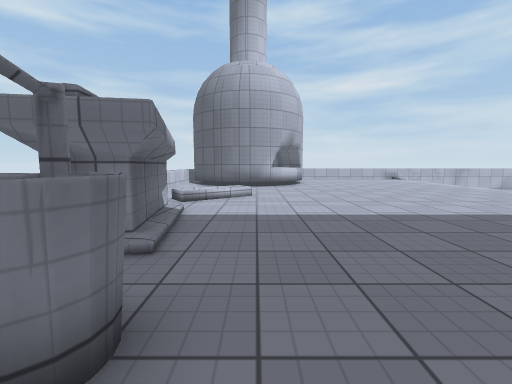
view 1 (above)

20 first-person views from a walk through a 3-D level made in the Unity game engine. The camera is 1.2 m above the floor, tilts 6° down and sees 90° across. The floor is counted in squares, 1 m on a side. Each view is taken from the middle of a square. On the plan, view 1 faces up. The plan holds only what a view shows up to about 12 squares ahead; the rest is blank. The place goes on beyond the plan. The player character is not drawn. Surface patterns are stand-ins for the level's own textures.

view 2
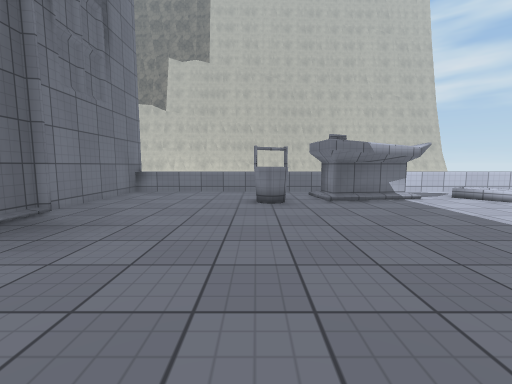

view 3
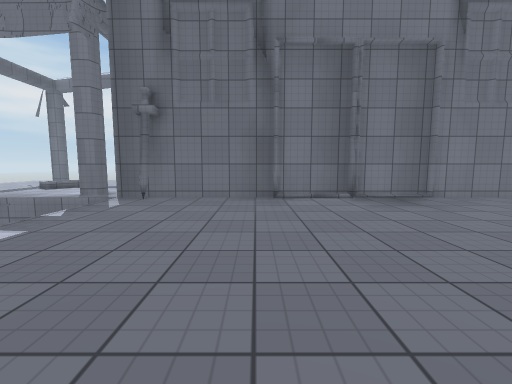

view 4
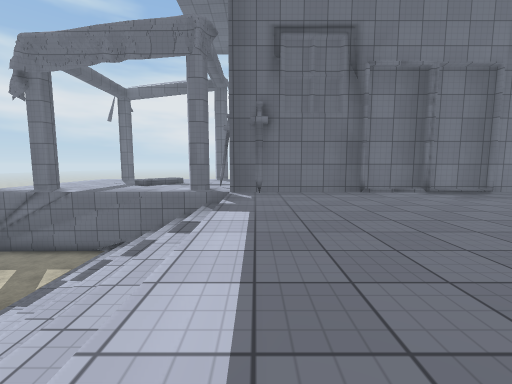

view 5
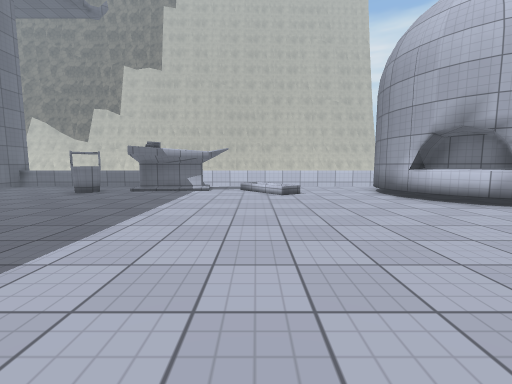

view 6
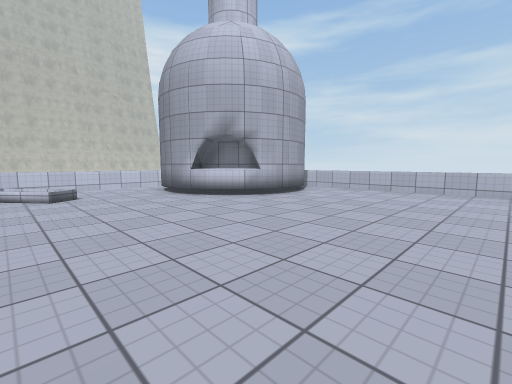

view 7
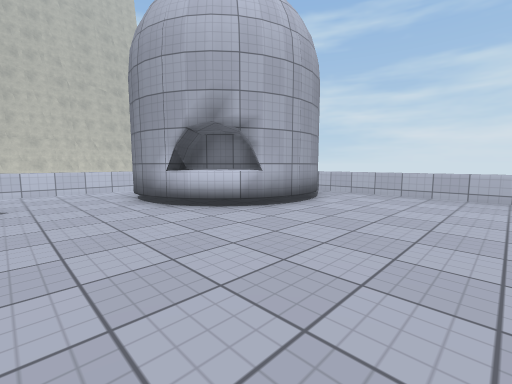

view 8
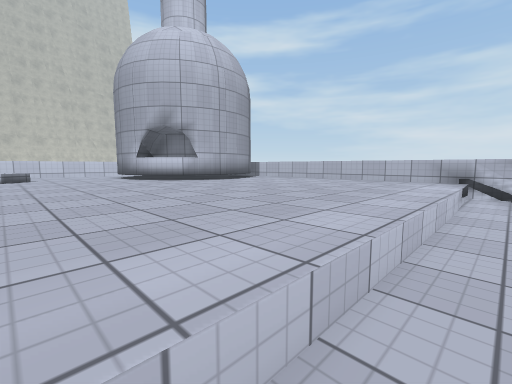

view 9
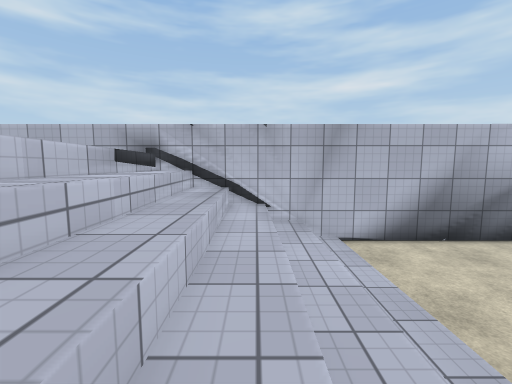

view 10
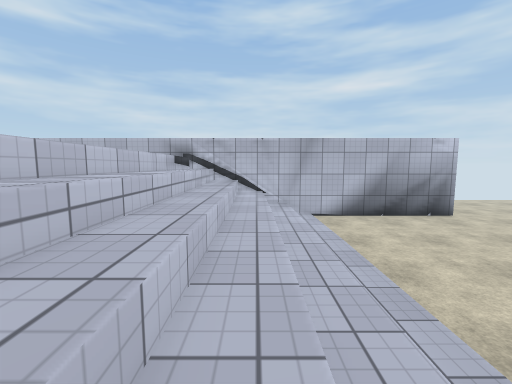

view 11
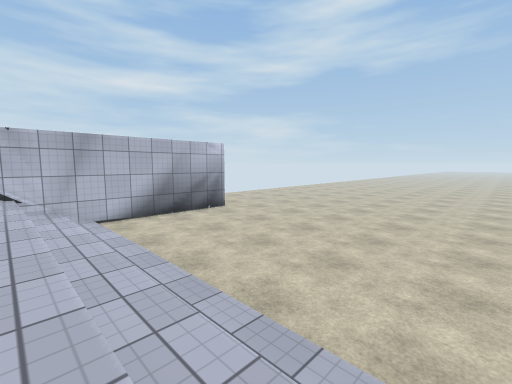

view 12
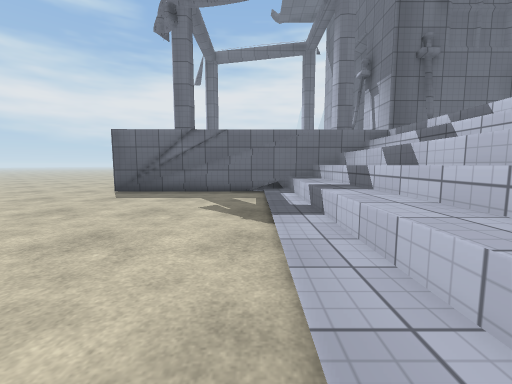

view 13
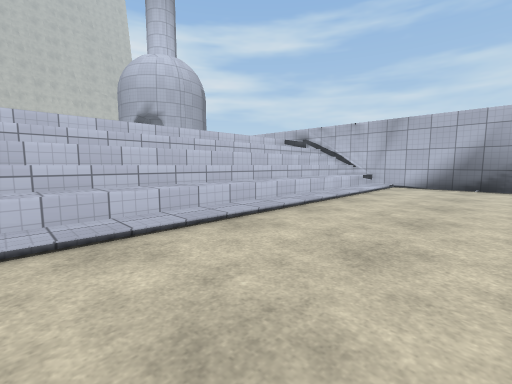

view 14
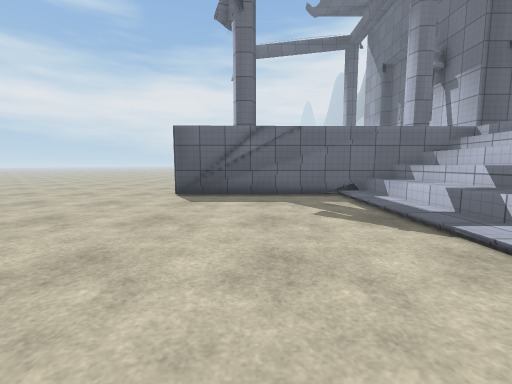

view 15
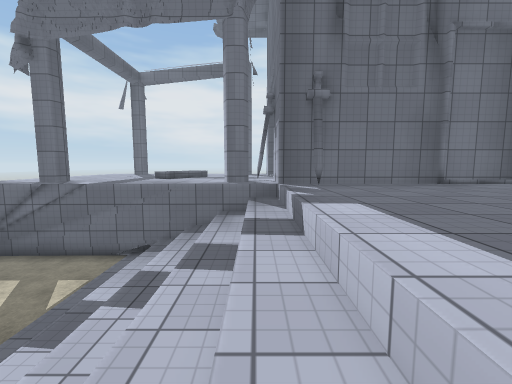

view 16
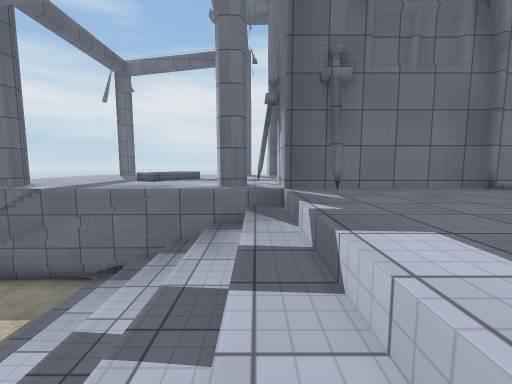

view 17
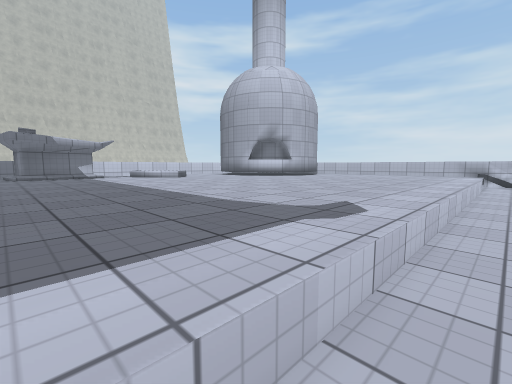

view 18
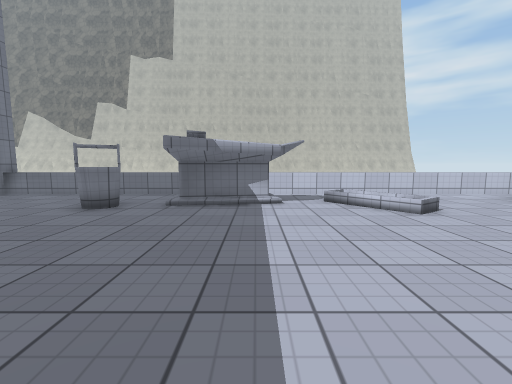

view 19
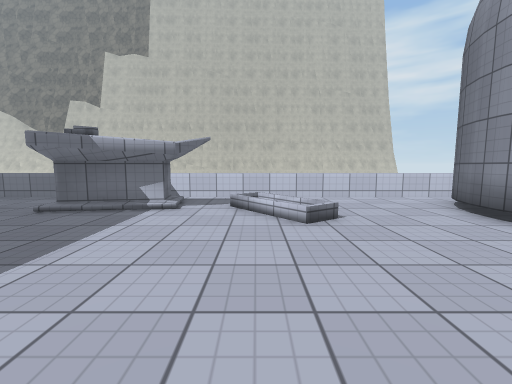

view 20
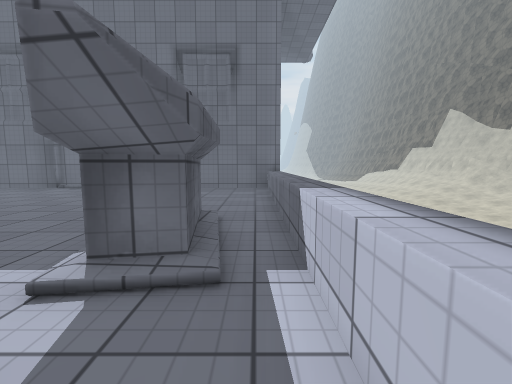

### Floor plan
Key: @ floor where view 1 was taken; # wall or solid block; . main floor; - floor 2.5 m lower than the main floor; _ floor 2.75 m lower than the main floor; / step, stairs or slope; = window, fence, low wall or low ledge; ^ raised ledge; v drop or lower ground.
Columns run from 5 left of view 1 to 23 right of it. Each row starts with its distance up from view 1.
 22        #=========############
 21        #.........//////______
 20        #.........//////______
 19        ##........//////______
 18       ###........//////______
 17 #     ###........//////______
 16 #    #^^#........//////______
 15 =.#####^.........//////______
 14 =...##...........//////______
 13 =................//////______
 12 =................//////______
 11 =.../............//////______
 10 =  ///...........//////______
  9 =.///............//////_____
  8 =................//////_____
  7 =.##.............//////_____
  6 =.##.............//   /____
  5 =.##.............//  //______
  4 =.##.............//////______
  3 =.##.............//////______
  2 =..##............//////______
  1 =..##............//////______
  0 =....@...........//////______
 -1 =................//////______
 -2 =................//////______
 -3 =................//////______
 -4 =...............#/////-vv____
 -5 ##################.///....
 -6                  ###......##
 -7                     .......

Where each view was taken, in squares from view 1:
view 1: 0 up, 0 right, facing up
view 2: 1 up, 7 right, facing left
view 3: 5 up, 7 right, facing down
view 4: 7 up, 11 right, facing down
view 5: 9 up, 10 right, facing left
view 6: 9 up, 10 right, facing up-left
view 7: 11 up, 8 right, facing up-left
view 8: 10 up, 13 right, facing up-left
view 9: 14 up, 15 right, facing up
view 10: 10 up, 15 right, facing up
view 11: 10 up, 15 right, facing up-right
view 12: 7 up, 18 right, facing down
view 13: 7 up, 22 right, facing up-left
view 14: 6 up, 21 right, facing down
view 15: 5 up, 13 right, facing down
view 16: 3 up, 13 right, facing down
view 17: 3 up, 13 right, facing up-left
view 18: 6 up, 6 right, facing left
view 19: 9 up, 5 right, facing left
view 20: 9 up, 4 left, facing down
